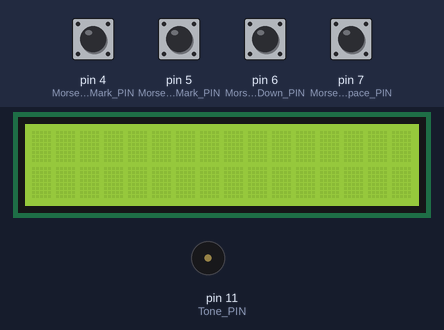
Bench run of a sketch on a simulated Arduino Uno, built with avr-gcc and run on an emulated ATmega328P. On the bench: 16×2 character LCD, buzzer (waves = sounding). The inputs (shaded band) are chosen by the test bench; at power-on: pin 4 (MorseCode_Input_ShortMark_PIN), pin 5 (MorseCode_Input_LongMark_PIN), pin 6 (MorseCode_Input_AlphabetBreakDown_PIN), pin 7 (MorseCode_Input_Space_PIN) HIGH. What the sketch prints to the serial monitor is not drawn.

Above: at 1.2 s.
1.3 s: pin 4 (MorseCode_Input_ShortMark_PIN) pulled LOW for 1 s
At 1.5 s:
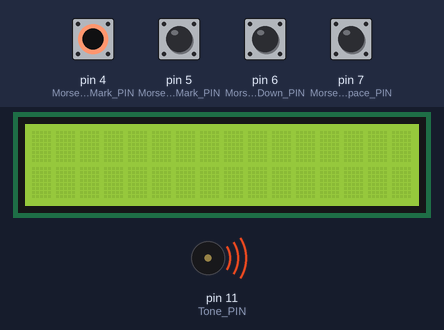
3.8 s: pin 5 (MorseCode_Input_LongMark_PIN) pulled LOW for 1 s
At 6.2 s:
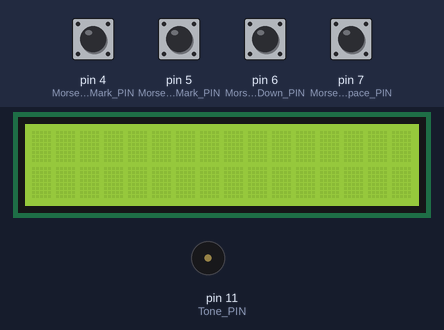
6.5 s: pin 6 (MorseCode_Input_AlphabetBreakDown_PIN) pulled LOW for 0.15 s
8.1 s: pin 6 (MorseCode_Input_AlphabetBreakDown_PIN) pulled LOW for 1 s
10.6 s: pin 4 (MorseCode_Input_ShortMark_PIN) driven LOW and pin 6 (MorseCode_Input_AlphabetBreakDown_PIN) driven LOW
At 11.9 s:
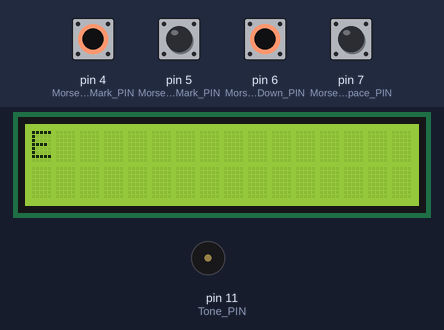
12.3 s: pin 6 (MorseCode_Input_AlphabetBreakDown_PIN) driven HIGH
At 12.5 s:
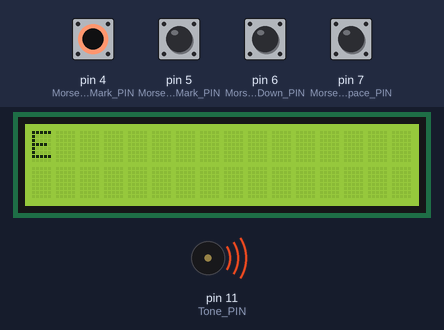
Timing chart, 0 to 15.3 s (numbered marks = the images above; inputs shaded):
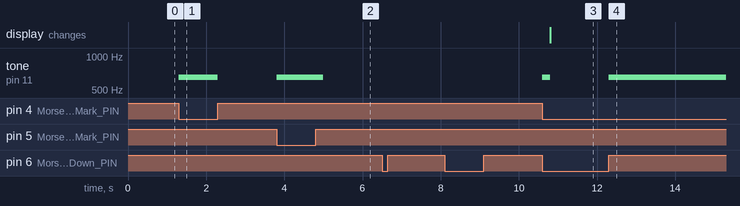

The sketch:

Decoder_Main.ino
```cpp
//程序详细说明位于同文件夹下.log文件内

/*
 * 程序中各个设备使用的针脚预设为：
 * 液晶面板按照接口接入SDA-Buchse和SCL接口 同时提供5V供电和接地
 * 扬声器 PIN 11
 * 摩尔斯电码读入 点 PIN 4
 * 摩尔斯电码读入 横 PIN 5
 * 摩尔斯电码读入 断点（分割字母） PIN 6
 * 摩尔斯电码读入 空格 PIN 7
 * 可以在#define命令下更改
*/

#include<Wire.h>
#include<LiquidCrystal_I2C.h>

#ifdef __AVR__
#include<avr/power.h>
#endif
//检查Atmel AVR系微处理器的兼容性

#define LC_I2C_Address 0x3f
//数据接收地址可为0x27 0x3f 0x20
#define LC_I2C_HorizontalLength 16
#define LC_I2C_VerticalLength 2
//定义液晶面板的数据接收地址 以及长宽各有多少显示模块（需按照液晶面板数据调整）
LiquidCrystal_I2C Lcd( LC_I2C_Address , LC_I2C_HorizontalLength , LC_I2C_VerticalLength );
//声明液晶显示面板的大小以及数据接收地址

#define Tone_PIN 11
#define MorseCode_Input_ShortMark_PIN 4
#define MorseCode_Input_LongMark_PIN 5
#define MorseCode_Input_AlphabetBreakDown_PIN 6
#define MorseCode_Input_Space_PIN 7
//定义输出控制接口

#define MorseCode_ShortMark_Length 200
#define MorseCode_LongMark_Length 600
//定义摩尔斯电码点与横的持续时长
//程序预设定为200ms和600ms

#define Key_PressingDown LOW
//预设定按钮按下状态时的状态值为0

struct MorseCode_BinaryTree{
    char Root;
    MorseCode_BinaryTree *Lbranch;
    MorseCode_BinaryTree *Rbranch;
};
//构建二叉树的结构体 用于存放摩尔斯密码的密码表

/*
char MorseCode_Pre_Set[31] = { '$' , 'E' , 'I' , 'S' , 'H' , 'V' , 'U' , 'F' , '/' , 'A' , 'R' , 'L' , '/' , 'W' , 'P' , 'J' , 'T' , 'N' , 'D' , 'B' , 'X' , 'K' , 'C' , 'Y' , 'M' , 'G' , 'Z' , 'Q' , 'O' , '/' , '/' };
char MorseCode_Pre_Set[100] = { ' ' , '$' , 'E' , 'I' , 'S' , 'H' , '/' , '/' , 'V' , '/' , '/' , 'U' , 'F' , '/' , '/' , '/' , 'A' , 'R' , 'L' , '/' , '/' , '/' , 'W' , 'P' , '/' , '/' , 'J' , '/' , '/' , 'T' , 'N' , 'D' , 'B' , '/' , '/' , 'X' , '/' , '/' , 'K' , 'C' , '/' , '/' , 'Y' , '/' , 'M' , 'G' , '/' , '/' , 'Q' , '/' , '/' , 'O' , '/' , '/' };
*/

char MorseCode_Pre_Set[100] = { ' ' , '$' , 'E' , 'I' , 'S' , 'H' , '/' , '/' , 'V' , '/' , '/' , 'U' , 'F' , '/' , '/' , '/' , 'A' , 'R' , 'L' , '/' , '/' , '/' , 'W' , 'P' , '/' , '/' , 'J' , '/' , '/' , 'T' , 'N' , 'D' , 'B' , '/' , '/' , 'X' , '/' , '/' , 'K' , 'C' , '/' , '/' , 'Y' , '/' , '/' , 'M' , 'G' , 'Z' , '/' , '/' , 'Q' , '/' , '/' , 'O' , '/' , '/' };
//摩尔斯密码表的二叉树的前根遍历 用于在二叉树写入函数BinaryTree_Create中对根节点和所有叶结点赋值

int Pre_Set_Counter = 0;
//二叉树写入位数计数器

void BinaryTree_Create( MorseCode_BinaryTree *tree ){
    Pre_Set_Counter++;
    //写入位数计数器自加1
    tree -> Root = MorseCode_Pre_Set[Pre_Set_Counter];
    if ( tree -> Root == '/' )
    {
        return;
        //判断是否为空节点 是则返回父节点
    }
    else
    {
        tree -> Lbranch = new MorseCode_BinaryTree;
        tree -> Rbranch = new MorseCode_BinaryTree;
        //新建该叶结点的左右子节点的结构体 设置该叶结点的左右子树指针的指向地址
        BinaryTree_Create( tree -> Lbranch );
        //处理左子节点并递归处理左子节点的左右子树
        BinaryTree_Create( tree -> Rbranch );
        //处理右子节点并递归处理右子节点的左右子树
    }
}
//二叉树构建函数 用于将摩尔斯密码的密码表存入二叉树

MorseCode_BinaryTree *MorseCode_MainStorage = new MorseCode_BinaryTree;
//摩尔斯密码密码表根节点

char MorseCode_ReadIn_Data[100];
//摩尔斯电码读入记录器

#define MorseCode_SoundFrequency 650
//定义摩尔斯电码按下时 播放声音的频率 预设定为650Hz

/*
#define AlphabetBreakDown_SoundFrequency 800
#define Space_SoundFrequency 725
*/

void MorseCode_ShortMark_Playback(){
    tone( Tone_PIN , MorseCode_SoundFrequency );
    delay( MorseCode_ShortMark_Length );
    noTone( Tone_PIN );
    return;
}
//扬声器播放摩尔斯电码点的声音

void MorseCode_LongMark_Playback(){
    tone( Tone_PIN , MorseCode_SoundFrequency );
    delay( MorseCode_LongMark_Length );
    noTone( Tone_PIN );
    return;
}
//扬声器播放摩尔斯电码横的声音

long SearchEngine_Counter;
//解码器内核搜索深度记录器

char Decode_Path_SearchEngine( MorseCode_BinaryTree *tree ){
    if ( SearchEngine_Counter == strlen( MorseCode_ReadIn_Data ) )
    {
        return tree -> Root;
        //搜索深度等于读入电码长度 搜索完毕 返回该叶结点的数据
    }
    if ( MorseCode_ReadIn_Data[SearchEngine_Counter] == '.' )
    {
        SearchEngine_Counter++;
        return Decode_Path_SearchEngine( tree -> Lbranch );
        //读入电码下一位为点 继续搜索左子树 深度+1
    }
    if ( MorseCode_ReadIn_Data[SearchEngine_Counter] == '-' )
    {
        SearchEngine_Counter++;
        return Decode_Path_SearchEngine( tree -> Rbranch );
        //读入电码下一位为横 继续搜索右子树 深度+1
    }
}
//解码器内核 负责按照读入的电码寻找具体字母 搜索方式类似于深度优先搜索（DFS）

int EndLine_Counter;
//换行计数器 记录在一行内具体输出了多少个字母

void MorseCode_Decoder(){
    if ( strlen( MorseCode_ReadIn_Data ) == 0 )
    {
        Serial.println( "You haven't given any Morse Code yet" );
        return;
    }
    //判定是否有读入数据
    if ( strlen( MorseCode_ReadIn_Data ) > 4 )
    {
        Serial.println( "This code is too long, please press the Break key after every letters" );
        return;
    }
    //判读读入电码长度是否越界
    SearchEngine_Counter = 0;
    //搜索深度计数器归零
    char SearchResult = Decode_Path_SearchEngine( MorseCode_MainStorage );
    //字符变量SearchResult用于记录解码结果
    if ( SearchResult == '/' )
    {
        Serial.println( "Wrong Morse Code, this Code cannot be found in the Codelist" );
        return;
    }
    //判定读入电码是否合法
    Lcd.print( SearchResult );
    EndLine_Counter++;
    //只有在有输出数据的时候才要将换行计数器+1
    return;
}

void setup(){
    Lcd.init();
    Lcd.clear();
    Lcd.backlight();
    Lcd.setCursor( 0 , 0 );
    //液晶面板初始化
    pinMode( MorseCode_Input_ShortMark_PIN , INPUT_PULLUP );
    pinMode( MorseCode_Input_LongMark_PIN , INPUT_PULLUP );
    pinMode( MorseCode_Input_AlphabetBreakDown_PIN , INPUT_PULLUP );
    pinMode( MorseCode_Input_Space_PIN , INPUT_PULLUP );
    //声明程序所用的PIN 4~7为输入接口 输入模式为INPUT_PULLUP
    Serial.begin( 9600 );
    //设置串口通信频率
    BinaryTree_Create( MorseCode_MainStorage );
    //写入摩尔斯密码密码表
    strcpy( MorseCode_ReadIn_Data , "" );
    //初始化电码读入记录器
    EndLine_Counter = 0;
    //换行计数器归零
}

void loop(){
    if ( digitalRead( MorseCode_Input_ShortMark_PIN ) == Key_PressingDown )
    {
        strcat( MorseCode_ReadIn_Data , "." );
        MorseCode_ShortMark_Playback();
    }
    if ( digitalRead( MorseCode_Input_LongMark_PIN ) == Key_PressingDown )
    {
        strcat( MorseCode_ReadIn_Data , "-" );
        MorseCode_LongMark_Playback();
    }
    //将读入数据以“."和“-”的形式储存进MorseCode_ReadIn_Data中
    if ( digitalRead( MorseCode_Input_AlphabetBreakDown_PIN ) == Key_PressingDown )
    {
        MorseCode_Decoder();
        //触发断点 对前面读入的电码进行解码
        //delay( 200 );
        strcpy( MorseCode_ReadIn_Data , "" );
        //重置电码读入记录器
        if ( EndLine_Counter == LC_I2C_HorizontalLength )
        {
            Lcd.setCursor( 1 , 0 );
        }
        //当光标到达液晶面板横向最右侧 则换行
        delay( 100 );
        while ( digitalRead( MorseCode_Input_AlphabetBreakDown_PIN ) == Key_PressingDown );
        //判断断点按键是否仍然处于按下状态 若仍然被按下则保持不结束if语句
        //因为主程序不断的在被循环 若不对结束断电按键判断加以限制就会出现一次按下被多次读取的问题 而这是要被避免的
        //而点横读入因为有播放音量的等待时间所以一般不用加以限制
    }
    //当断点按键被按下 触发解码器
    if ( digitalRead( MorseCode_Input_Space_PIN ) == Key_PressingDown )
    {
        Lcd.print( " " );
        //打印空格
        EndLine_Counter++;
        if ( EndLine_Counter == LC_I2C_HorizontalLength )
        {
            Lcd.setCursor( 1 , 0 );
        }
        //当光标到达液晶面板最右侧 则换行
        delay( 100 );
        while ( digitalRead( MorseCode_Input_Space_PIN ) == Key_PressingDown );
        //限制if语句的结束条件（同行数220~222）
    }
}
```

Measured:
- after the input at 1.3 s, tone on pin 11 (Tone_PIN): silent → 650 Hz at once, → silent 1.0 s later
- after the input at 3.8 s, tone on pin 11 (Tone_PIN): silent → 650 Hz at once, → silent 1.2 s later
- after the input at 6.5 s, every drawn part: stays the same
- after the input at 8.1 s, every drawn part: stays the same
- after the input at 10.6 s, tone on pin 11 (Tone_PIN): silent → 650 Hz at once, → silent 0.20 s later; the display: changes after 0.20 s (image 3)
- after the input at 12.3 s, tone on pin 11 (Tone_PIN): silent → 650 Hz at once
